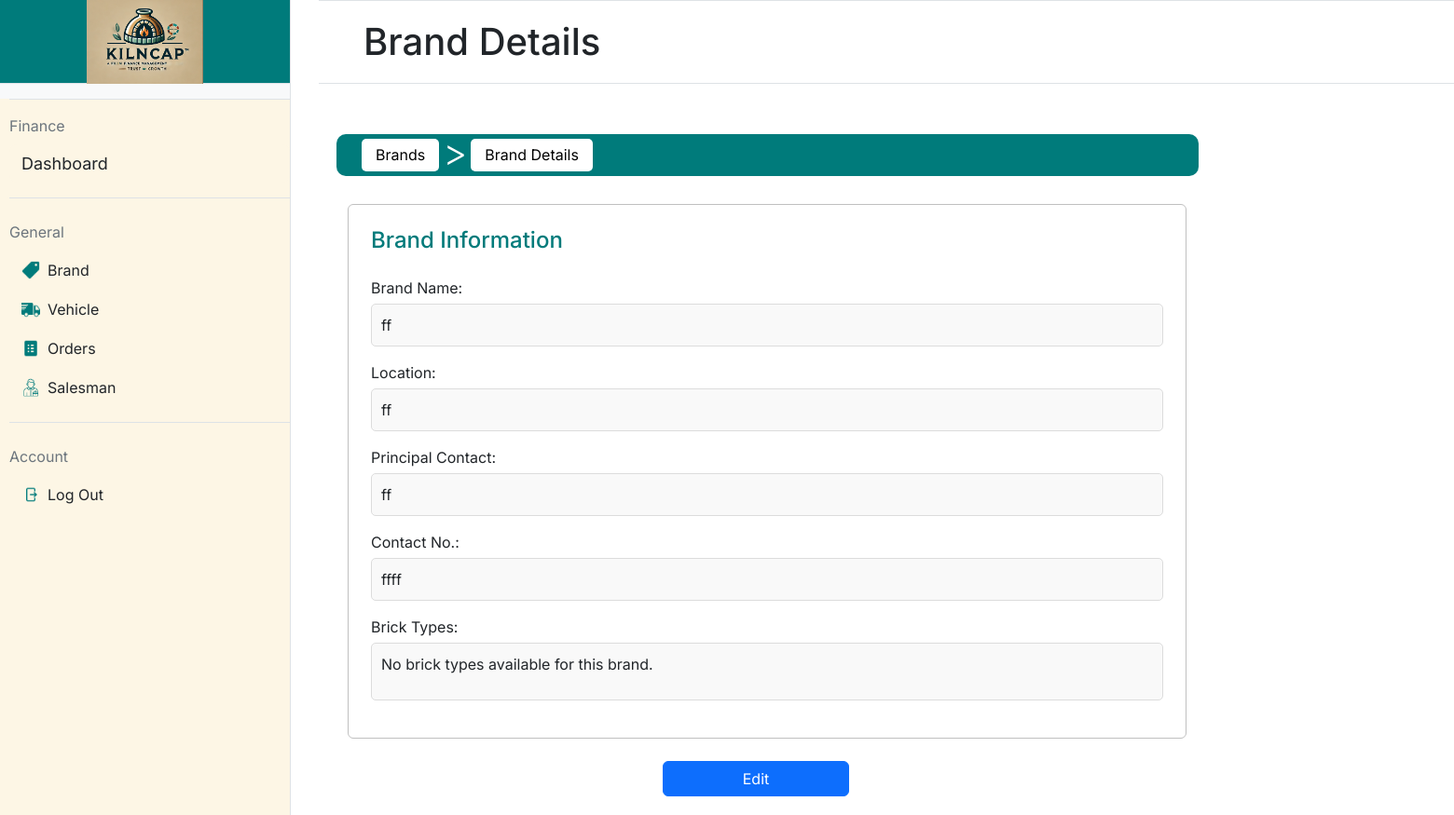
The app's page /brand/5, older data.
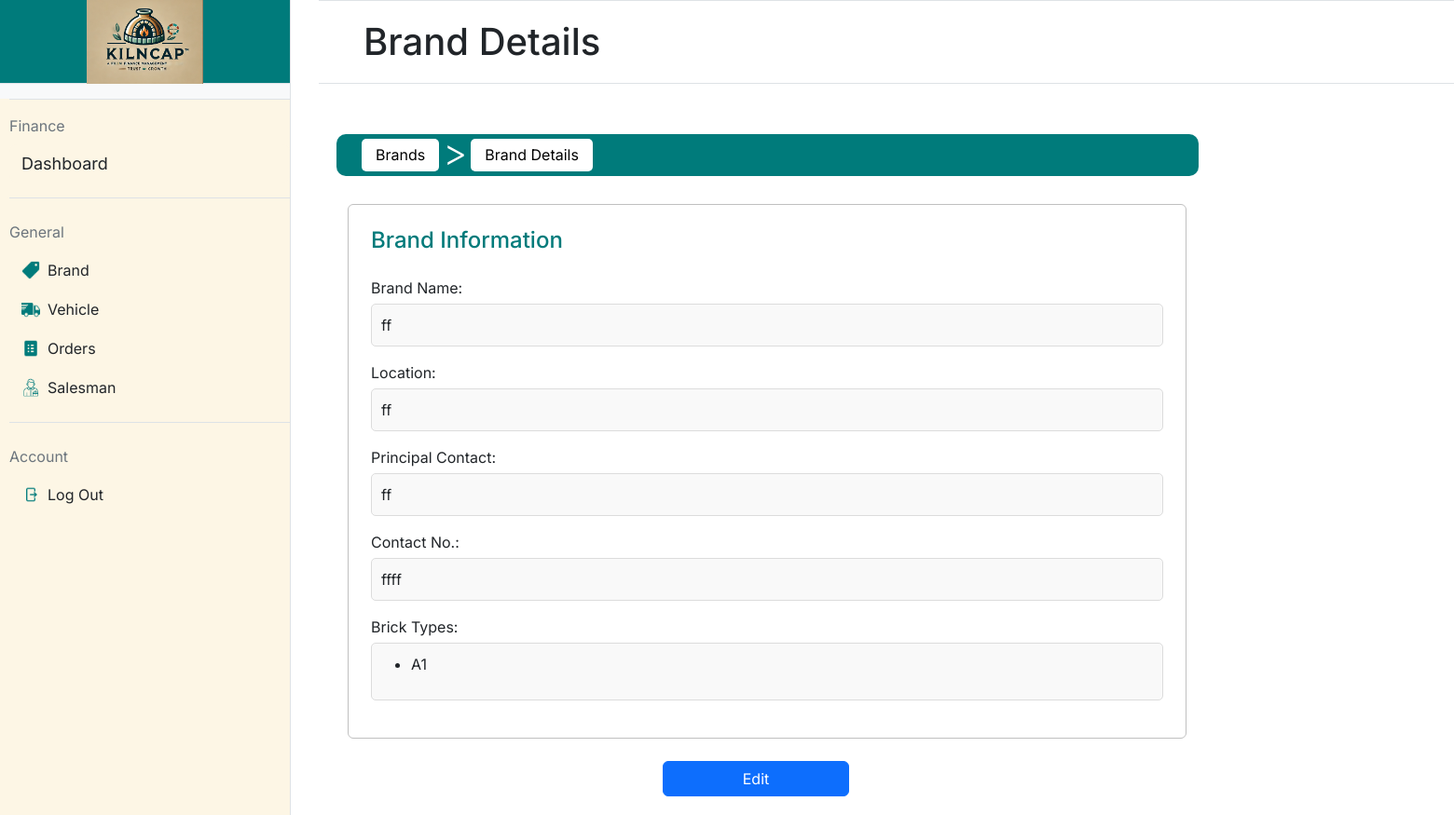
The same page, newer data.
### app.py (models this page shows, shortened)
class BrickType(db.Model):
    __tablename__ = 'brick_types'
    id = db.Column(db.Integer, primary_key=True, autoincrement=True)
    type_name = db.Column(db.String(50), nullable=False)
    brand_id = db.Column(db.Integer, db.ForeignKey('brands.id'), nullable=False)  # Foreign key to Brand
    __table_args__ = (
        db.UniqueConstraint('type_name', 'brand_id', name='unique_brick_type_per_brand'),
    )

### app.py (the view)
@app.route('/brand/<int:brand_id>', methods=['GET'])
def brand_details(brand_id):
    brand = Brand.query.get_or_404(brand_id)  # Fetch the brand by ID or return 404 if not found
    return render_template('brand_details.html', brand=brand)

### templates/brand_details.html (shortened to what the changed rows need)
{% extends "base.html" %}
{% block mainheading %}
Brand Details
{% endblock %}
{% block maincontent %}
<div class="container-fluid" required style="margin-top: 30px;">
    <div class="border border-secondary rounded p-4"
        style="max-width: 100%; min-width: 300px;max-width: 900px; border-color: silver !important;">
        <div class="card-body">
            <div class="mb-3">
                <div
                    style="background-color: #f9f9f9; padding: 10px; border-radius: 5px; border: 1px solid #dcdcdc;">
                    {% if brand.brick_types %}
                    <ul>
                        {% for brick in brand.brick_types %}
                        <li>{{ brick.type_name }}</li>
                        {% endfor %}
                    </ul>
                    {% else %}
                    <p>No brick types available for this brand.</p>
                    {% endif %}
                </div>
            </div>
        </div>
    </div>
</div>
{% endblock %}

Row changes from the older to the newer data that the page shows:
added BrickType: type_name "A1"
Text that changed along with them:
text no longer shown: "No brick types available for this brand."
